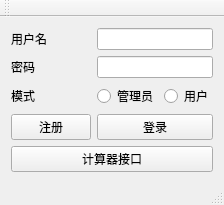
<?xml version="1.0" encoding="UTF-8"?>
<ui version="4.0">
 <class>loginClass</class>
 <widget class="QMainWindow" name="loginClass">
  <property name="geometry">
   <rect>
    <x>0</x>
    <y>0</y>
    <width>189</width>
    <height>179</height>
   </rect>
  </property>
  <property name="windowTitle">
   <string>登录界面</string>
  </property>
  <widget class="QWidget" name="centralWidget">
   <layout class="QVBoxLayout" name="verticalLayout">
    <item>
     <layout class="QFormLayout" name="formLayout">
      <item row="0" column="0">
       <widget class="QLabel" name="usernameLabel">
        <property name="text">
         <string>用户名</string>
        </property>
       </widget>
      </item>
      <item row="0" column="1">
       <widget class="QLineEdit" name="usernameLineEdit"/>
      </item>
      <item row="1" column="0">
       <widget class="QLabel" name="passwordLabel">
        <property name="text">
         <string>密码</string>
        </property>
       </widget>
      </item>
      <item row="1" column="1">
       <widget class="QLineEdit" name="passwordLineEdit"/>
      </item>
      <item row="2" column="0">
       <widget class="QLabel" name="label">
        <property name="text">
         <string>模式</string>
        </property>
       </widget>
      </item>
      <item row="2" column="1">
       <layout class="QHBoxLayout" name="horizontalLayout">
        <item>
         <widget class="QRadioButton" name="adminModeRadioButton">
          <property name="text">
           <string>管理员</string>
          </property>
         </widget>
        </item>
        <item>
         <widget class="QRadioButton" name="userModeRadioButton">
          <property name="text">
           <string>用户</string>
          </property>
         </widget>
        </item>
       </layout>
      </item>
      <item row="3" column="0">
       <widget class="QPushButton" name="registerButton">
        <property name="text">
         <string>注册</string>
        </property>
       </widget>
      </item>
      <item row="3" column="1">
       <widget class="QPushButton" name="loginButton">
        <property name="text">
         <string>登录</string>
        </property>
       </widget>
      </item>
     </layout>
    </item>
    <item>
     <widget class="QPushButton" name="calculatorPushButton">
      <property name="text">
       <string>计算器接口</string>
      </property>
     </widget>
    </item>
   </layout>
  </widget>
  <widget class="QMenuBar" name="menuBar">
   <property name="geometry">
    <rect>
     <x>0</x>
     <y>0</y>
     <width>189</width>
     <height>17</height>
    </rect>
   </property>
  </widget>
  <widget class="QToolBar" name="mainToolBar">
   <attribute name="toolBarArea">
    <enum>TopToolBarArea</enum>
   </attribute>
   <attribute name="toolBarBreak">
    <bool>false</bool>
   </attribute>
  </widget>
  <widget class="QStatusBar" name="statusBar"/>
 </widget>
 <layoutdefault spacing="6" margin="11"/>
 <tabstops>
  <tabstop>usernameLineEdit</tabstop>
  <tabstop>passwordLineEdit</tabstop>
  <tabstop>adminModeRadioButton</tabstop>
  <tabstop>userModeRadioButton</tabstop>
  <tabstop>loginButton</tabstop>
  <tabstop>registerButton</tabstop>
  <tabstop>calculatorPushButton</tabstop>
 </tabstops>
 <resources>
  <include location="login.qrc"/>
 </resources>
 <connections>
  <connection>
   <sender>loginButton</sender>
   <signal>clicked()</signal>
   <receiver>loginClass</receiver>
   <slot>onLoginButtonClicked()</slot>
   <hints>
    <hint type="sourcelabel">
     <x>221</x>
     <y>147</y>
    </hint>
    <hint type="destinationlabel">
     <x>227</x>
     <y>95</y>
    </hint>
   </hints>
  </connection>
  <connection>
   <sender>registerButton</sender>
   <signal>clicked()</signal>
   <receiver>loginClass</receiver>
   <slot>onRegisterButtonClicked()</slot>
   <hints>
    <hint type="sourcelabel">
     <x>65</x>
     <y>147</y>
    </hint>
    <hint type="destinationlabel">
     <x>87</x>
     <y>121</y>
    </hint>
   </hints>
  </connection>
  <connection>
   <sender>calculatorPushButton</sender>
   <signal>clicked()</signal>
   <receiver>loginClass</receiver>
   <slot>onCalculatorButtonClicked()</slot>
   <hints>
    <hint type="sourcelabel">
     <x>48</x>
     <y>162</y>
    </hint>
    <hint type="destinationlabel">
     <x>29</x>
     <y>184</y>
    </hint>
   </hints>
  </connection>
 </connections>
 <slots>
  <slot>onLoginButtonClicked()</slot>
  <slot>onRegisterButtonClicked()</slot>
  <slot>onCalculatorButtonClicked()</slot>
 </slots>
</ui>
